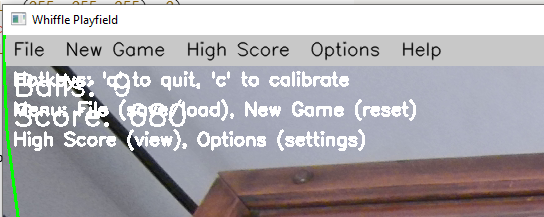
#> input picture 0.6/whiffle_delta.PNG, 544 x 217 px, given in place of the camera
$ python whiffle_delta.py
#> lines starting #> are read from the running program, lines starting #| are printed output that depends on the picture; after the words box and inside, x2 and y2 are one past the last pixel; in counts of white or black regions, pixels touching at a corner belong together
import cv2
import numpy as np
import json
import os
import sys
import time

# Suppress console on Windows (comment out for debugging)
if sys.platform == "win32":
    import ctypes
    # ctypes.windll.user32.ShowWindow(ctypes.windll.kernel32.GetConsoleWindow(), 0)

# Fixed radius for scoring zones
ZONE_RADIUS = 30  # Scoring radius
CALIBRATION_VISUAL_RADIUS = 15  # Visual feedback radius

# Files
CALIBRATION_FILE = "whiffle_zones.json"
HIGH_SCORE_FILE = "whiffle_high_score.json"

# Detection settings
BALL_COLOR_RANGE = {"lower_white": [0, 0, 200], "upper_white": [180, 50, 255]}

# Game state
current_score = 0
high_score = 0

def load_point_zones(filename=CALIBRATION_FILE):
    if os.path.exists(filename):
        with open(filename, 'r') as f:
            data = json.load(f)
            return [(zone['x'], zone['y'], ZONE_RADIUS, zone['points']) for zone in data]
    return []

# [5 lines left out: function save_point_zones, not called in this run]

def load_high_score():
    global high_score
    if os.path.exists(HIGH_SCORE_FILE):
        with open(HIGH_SCORE_FILE, 'r') as f:
            high_score = json.load(f).get("high_score", 0)
    print(f"Loaded high score: {high_score}")  # Debug output
    return high_score

def save_high_score():
    with open(HIGH_SCORE_FILE, 'w') as f:
        json.dump({"high_score": high_score}, f, indent=4)
    print(f"Saved high score: {high_score}")  # Debug output

# [52 lines left out: functions get_text_input_near_click, setup_point_zones_in_main, not called in this run]

def detect_balls(frame):
    hsv = cv2.cvtColor(frame, cv2.COLOR_BGR2HSV)
    lower_white = np.array(BALL_COLOR_RANGE["lower_white"])
    upper_white = np.array(BALL_COLOR_RANGE["upper_white"])
    mask = cv2.inRange(hsv, lower_white, upper_white)
    mask = cv2.erode(mask, None, iterations=2)
    mask = cv2.dilate(mask, None, iterations=2)
    contours, _ = cv2.findContours(mask, cv2.RETR_EXTERNAL, cv2.CHAIN_APPROX_SIMPLE)

    balls = []
    for contour in contours:
        ((x, y), radius) = cv2.minEnclosingCircle(contour)
        if radius > 10:
            balls.append((int(x), int(y), int(radius)))
    return balls

def calculate_score(balls, point_zones):
    total_score = 0
    for ball_x, ball_y, _ in balls:
        for zone_x, zone_y, zone_radius, points in point_zones:
            distance = np.sqrt((ball_x - zone_x)**2 + (ball_y - zone_y)**2)
            if distance <= zone_radius:
                total_score += points
                break
    return total_score

def draw_menu_bar(frame):
    menu_items = ["File", "New Game", "High Score", "Options", "Help"]
    menu_positions = {}
    cv2.rectangle(frame, (0, 0), (frame.shape[1], 30), (200, 200, 200), -1)

    x_offset = 10
    for item in menu_items:
        text_width = cv2.getTextSize(item, cv2.FONT_HERSHEY_SIMPLEX, 0.6, 1)[0][0]
        cv2.putText(frame, item, (x_offset, 20), cv2.FONT_HERSHEY_SIMPLEX,
                    0.6, (0, 0, 0), 1, cv2.LINE_AA)
        menu_positions[item] = (x_offset, x_offset + text_width)
        x_offset += text_width + 20
    return menu_positions

# [121 lines left out: functions options_menu, handle_menu_click, not called in this run]

def set_webcam_resolution(cap):
    resolutions = [
        (1920, 1080),
        (1280, 720),
        (640, 480),
    ]
    for width, height in resolutions:
        cap.set(cv2.CAP_PROP_FRAME_WIDTH, width)
        cap.set(cv2.CAP_PROP_FRAME_HEIGHT, height)
        actual_width = int(cap.get(cv2.CAP_PROP_FRAME_WIDTH))
        actual_height = int(cap.get(cv2.CAP_PROP_FRAME_HEIGHT))
        print(f"Trying resolution: {width}x{height}, got {actual_width}x{actual_height}")
        # Try reading a frame to confirm the resolution works
        for _ in range(5):  # Retry up to 5 times
            ret, frame = cap.read()
            if ret and frame is not None:
                print(f"Successfully set resolution to {actual_width}x{actual_height}")
                return actual_width, actual_height
            time.sleep(0.1)  # Small delay between retries
        print(f"Failed to read frame at {width}x{height}, trying next resolution")
    print("Failed to set a working resolution.")
    return None, None

# [16 lines left out: function get_text_input, not called in this run]

def main():
    global current_score, high_score
    # Use DirectShow backend on Windows
    cap = cv2.VideoCapture(0, cv2.CAP_DSHOW)
    if not cap.isOpened():
        print("Error: Could not open webcam.")
        return

    width, height = set_webcam_resolution(cap)
#> the loop in set_webcam_resolution, `for width, height in resolutions:` made 1 pass
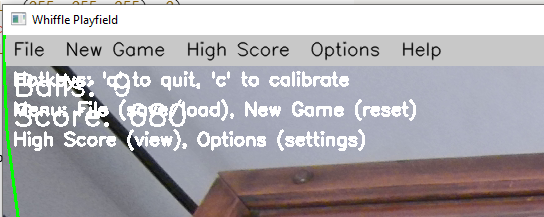
#> input picture 0.6/whiffle_delta.PNG, 544 x 217 px, given in place of the camera
#> width = 544; height = 217
    if width is None or height is None:
        print("Error: Could not set a working resolution for the webcam.")
        cap.release()
        return

    high_score = load_high_score()
#> (reads 3.3 (fuller send)/dist/whiffle_high_score.json from the repository)

    POINT_ZONES = load_point_zones()
#> (reads 4.2 (Raspberry Pi 5)/whiffle_zones.json from the repository)
    window_name = "Whiffle Playfield"
    cv2.namedWindow(window_name)

    if not POINT_ZONES:
        ret, frame = cap.read()
        if not ret:
            print("Error: Could not read frame.")
            cap.release()
            return
        POINT_ZONES = setup_point_zones_in_main(frame, window_name)
        if POINT_ZONES:
            save_point_zones(POINT_ZONES)
        else:
            print("No zones defined during calibration.")

    def mouse_callback(event, x, y, flags, param):
        nonlocal POINT_ZONES
        POINT_ZONES = handle_menu_click(x, y, menu_positions, frame, POINT_ZONES)

    cv2.setMouseCallback(window_name, mouse_callback)

    while True:
        try:
            for _ in range(5):  # Retry up to 5 times
                ret, frame = cap.read()
                if ret and frame is not None:
                    break
                print("Retrying frame read...")
                time.sleep(0.1)
            if not ret:
                print("Failed to read frame after retries, exiting.")
                break
        except Exception as e:
            print(f"Error reading frame: {e}")
            break

        menu_positions = draw_menu_bar(frame)
#> in draw_menu_bar, `cv2.rectangle(frame, (0, 0), (frame.shape[1], 30), (200, 200, 200), -1)`:
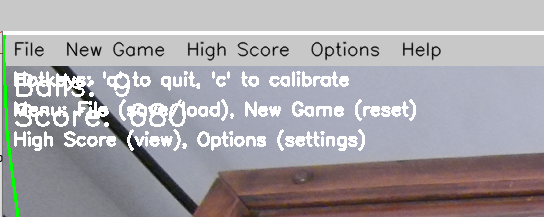
#> frame: shape (217, 544, 3); mean B, G, R 168.4, 164.4, 166.8
#> after the loop in draw_menu_bar, `for item in menu_items:`:
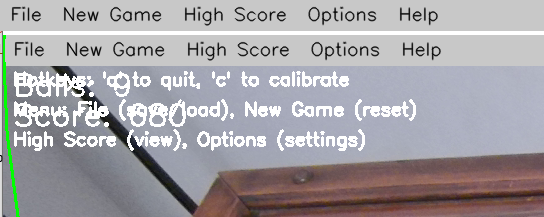
#> frame: shape (217, 544, 3); 2.08% of pixels changed, all inside (x1, y1, x2, y2) = (11, 6, 439, 26)
#> after the loop in draw_menu_bar, `for item in menu_items:`: menu_positions = {'File': (10, 42), 'New Game': (62, 163), 'High Score': (183, 287), 'Options': (307, 378), 'Help': (398, 439)}; x_offset = 459
        balls = detect_balls(frame)
#> in detect_balls, `hsv = cv2.cvtColor(frame, cv2.COLOR_BGR2HSV)`: hsv: shape (217, 544, 3); mean H, S, V 63, 24.3, 173.1
#> in detect_balls, `mask = cv2.inRange(hsv, lower_white, upper_white)`:
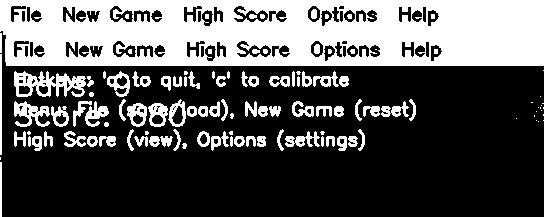
#> mask: shape (217, 544); 33.7% white; 116 white regions (30 under 20 px), largest, box (x1, y1, x2, y2) and area: (0, 0, 544, 66) 30402, (14, 71, 86, 97) 1029, (14, 101, 50, 127) 493
#> in detect_balls, `mask = cv2.erode(mask, None, iterations=2)`:
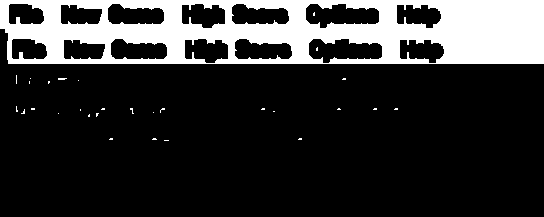
#> mask: shape (217, 544); 19.6% white; 30 white regions (29 under 20 px), largest, box (x1, y1, x2, y2) and area: (0, 0, 544, 64) 22989
#> in detect_balls, `mask = cv2.dilate(mask, None, iterations=2)`:
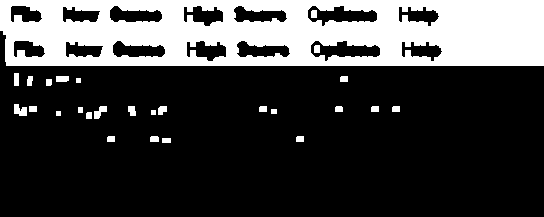
#> mask: shape (217, 544); 25.4% white; 27 white regions
#> in detect_balls, `contours, _ = cv2.findContours(mask, cv2.RETR_EXTERNAL, cv2.CHAIN_APPR..`: contours = 25 contours, 3 with area under 20; largest, box (x1, y1, x2, y2) and area: (0, 0, 544, 66) 35121, (14, 104, 27, 116) 90, (94, 106, 107, 119) 74, (56, 76, 69, 82) 58, (128, 106, 136, 116) 51
#> the loop in detect_balls, `for contour in contours:` made 25 passes
#> (x, y, radius) on passes 2, 3, 4, 5, 10, 11, 12, 13, 14, 15, 16, 18: (299.5, 138.5, 4.3), (154, 139, 4.47), (110.5, 138.5, 4.3), (88.5, 115, 3.91), (395.5, 108.5, 4.3), (374.5, 108.5, 4.3), (338.5, 109, 4.03), (262.5, 108.5, 4.3), (162, 110, 5.66), (131.5, 110.5, 5.7), (100, 112, 8.49), (20, 109.5, 8.14)
#> (contour, x, y, radius) on passes 1, 6, 7, 8, 9, 17: ([[162, 138], [162, 142], [170, 142], [170, 138]], 166, 140, 4.47), ([[56, 111], [56, 115], [60, 115], [60, 111]], 58, 113, 2.83), ([[151, 110], [151, 114], [155, 114], [155, 110]], 153, 112, 2.83), ([[271, 109], [271, 113], [276, 113], [276, 109]], 273.5, 111, 3.2), ([[78, 107], [78, 112], [82, 112], [82, 107]], 80, 109.5, 3.2), ([[29, 106], [29, 111], [36, 111], [36, 106]], 32.5, 108.5, 4.3)
#> after the loop in detect_balls, `for contour in contours:`: balls = [(271, 32, 273)]
#> balls = [(271, 32, 273)]
        total_balls = len(balls)
#> total_balls = 1
        round_score = calculate_score(balls, POINT_ZONES)
#> the loop in calculate_score, `for ball_x, ball_y, _ in balls:` made 1 pass
#> (ball_x, ball_y) on pass 1: (271, 32)
#> after the loop in calculate_score, `for ball_x, ball_y, _ in balls:`: total_score = 0
#> round_score = 0
        current_score = max(current_score, round_score)
#> current_score = 0
        high_score = max(high_score, current_score)
#> high_score = 5250

        for (x, y, r) in balls:
            cv2.circle(frame, (x, y), r, (0, 255, 0), 2)
#> this loop made 1 pass
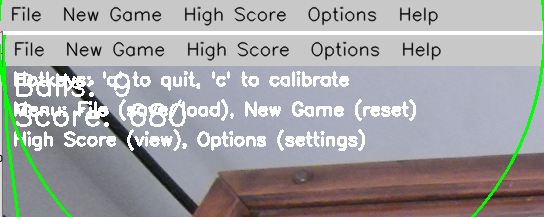
#> frame: shape (217, 544, 3); 0.95% of pixels changed, all inside (x1, y1, x2, y2) = (0, 0, 544, 217)

        for (x, y, r, points) in POINT_ZONES:
            cv2.circle(frame, (x, y), r, (0, 0, 255), 2)
            cv2.putText(frame, str(points), (x - 10, y), cv2.FONT_HERSHEY_SIMPLEX,
                        0.5, (255, 255, 255), 2)

        cv2.putText(frame, f"Res: {width}x{height}", (frame.shape[1] - 150, 30),
                    cv2.FONT_HERSHEY_SIMPLEX, 0.5, (255, 255, 255), 1)
        cv2.putText(frame, f"Balls: {total_balls}", (10, 60),
                    cv2.FONT_HERSHEY_SIMPLEX, 1, (255, 255, 255), 2)
        cv2.putText(frame, f"Score: {current_score}", (10, 90),
                    cv2.FONT_HERSHEY_SIMPLEX, 1, (255, 255, 255), 2)
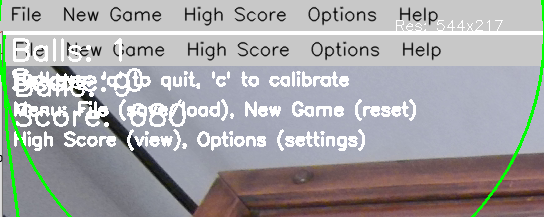
#> frame: shape (217, 544, 3); mean B, G, R 166.1, 164.6, 164.6

        cv2.imshow(window_name, frame)

        key = cv2.waitKey(1) & 0xFF
#> (key q is pressed here)
        if key == ord('q') or cv2.getWindowProperty(window_name, cv2.WND_PROP_VISIBLE) < 1:
            save_high_score()
#| Saved high score: 5250
            print("Exiting program.")
            break
        elif key == ord('c'):
            ret, frame = cap.read()
            if not ret:
                print("Failed to read frame during recalibration.")
                break
            POINT_ZONES = setup_point_zones_in_main(frame, window_name)
            if POINT_ZONES:
                save_point_zones(POINT_ZONES)

    cap.release()
    cv2.destroyAllWindows()

if __name__ == "__main__":
    main()
